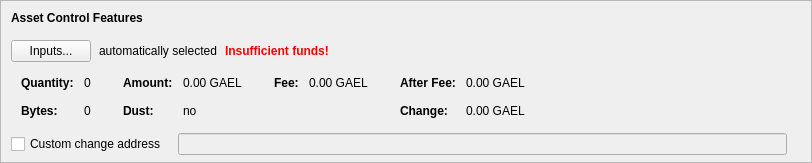
      <widget class="QFrame" name="frameAssetControl">
       <property name="sizePolicy">
        <sizepolicy hsizetype="Expanding" vsizetype="Fixed">
         <horstretch>0</horstretch>
         <verstretch>0</verstretch>
        </sizepolicy>
       </property>
       <property name="maximumSize">
        <size>
         <width>16777215</width>
         <height>16777215</height>
        </size>
       </property>
       <property name="frameShape">
        <enum>QFrame::StyledPanel</enum>
       </property>
       <property name="frameShadow">
        <enum>QFrame::Sunken</enum>
       </property>
       <layout class="QVBoxLayout" name="verticalLayoutAssetControl2">
        <property name="spacing">
         <number>0</number>
        </property>
        <property name="leftMargin">
         <number>0</number>
        </property>
        <property name="topMargin">
         <number>0</number>
        </property>
        <property name="rightMargin">
         <number>0</number>
        </property>
        <property name="bottomMargin">
         <number>6</number>
        </property>
        <item>
         <layout class="QVBoxLayout" name="verticalLayoutAssetControl" stretch="0,0,0,0,1">
          <property name="spacing">
           <number>0</number>
          </property>
          <property name="leftMargin">
           <number>10</number>
          </property>
          <property name="topMargin">
           <number>10</number>
          </property>
          <item>
           <layout class="QHBoxLayout" name="horizontalLayoutAssetControl1">
            <property name="bottomMargin">
             <number>15</number>
            </property>
            <item>
             <widget class="QLabel" name="labelAssetControlFeatures">
              <property name="sizePolicy">
               <sizepolicy hsizetype="Preferred" vsizetype="Maximum">
                <horstretch>0</horstretch>
                <verstretch>0</verstretch>
               </sizepolicy>
              </property>
              <property name="font">
               <font>
                <weight>75</weight>
                <bold>true</bold>
               </font>
              </property>
              <property name="styleSheet">
               <string notr="true">font-weight:bold;</string>
              </property>
              <property name="text">
               <string>Asset Control Features</string>
              </property>
             </widget>
            </item>
           </layout>
          </item>
          <item>
           <layout class="QHBoxLayout" name="horizontalLayoutAssetControl2" stretch="0,0,0,0">
            <property name="spacing">
             <number>8</number>
            </property>
            <property name="bottomMargin">
             <number>10</number>
            </property>
            <item>
             <widget class="QPushButton" name="pushButtonAssetControl">
              <property name="styleSheet">
               <string notr="true"/>
              </property>
              <property name="text">
               <string>Inputs...</string>
              </property>
              <property name="autoDefault">
               <bool>false</bool>
              </property>
             </widget>
            </item>
            <item>
             <widget class="QLabel" name="labelAssetControlAutomaticallySelected">
              <property name="text">
               <string>automatically selected</string>
              </property>
              <property name="margin">
               <number>5</number>
              </property>
             </widget>
            </item>
            <item>
             <widget class="QLabel" name="labelAssetControlInsuffFunds">
              <property name="font">
               <font>
                <weight>75</weight>
                <bold>true</bold>
               </font>
              </property>
              <property name="styleSheet">
               <string notr="true">color:red;font-weight:bold;</string>
              </property>
              <property name="text">
               <string>Insufficient funds!</string>
              </property>
              <property name="margin">
               <number>5</number>
              </property>
             </widget>
            </item>
            <item>
             <spacer name="horizontalSpacerAssetControl">
              <property name="orientation">
               <enum>Qt::Horizontal</enum>
              </property>
              <property name="sizeHint" stdset="0">
               <size>
                <width>40</width>
                <height>1</height>
               </size>
              </property>
             </spacer>
            </item>
           </layout>
          </item>
          <item>
           <widget class="QWidget" name="widgetAssetControl" native="true">
            <property name="sizePolicy">
             <sizepolicy hsizetype="Preferred" vsizetype="Preferred">
              <horstretch>0</horstretch>
              <verstretch>0</verstretch>
             </sizepolicy>
            </property>
            <property name="minimumSize">
             <size>
              <width>0</width>
              <height>0</height>
             </size>
            </property>
            <property name="styleSheet">
             <string notr="true"/>
            </property>
            <layout class="QHBoxLayout" name="horizontalLayoutAssetControl5">
             <property name="leftMargin">
              <number>0</number>
             </property>
             <property name="topMargin">
              <number>0</number>
             </property>
             <property name="rightMargin">
              <number>0</number>
             </property>
             <property name="bottomMargin">
              <number>0</number>
             </property>
             <item>
              <layout class="QHBoxLayout" name="horizontalLayoutAssetControl3" stretch="0,0,0,1">
               <property name="spacing">
                <number>20</number>
               </property>
               <property name="topMargin">
                <number>0</number>
               </property>
               <property name="bottomMargin">
                <number>10</number>
               </property>
               <item>
                <layout class="QFormLayout" name="formLayoutAssetControl1">
                 <property name="horizontalSpacing">
                  <number>10</number>
                 </property>
                 <property name="verticalSpacing">
                  <number>14</number>
                 </property>
                 <property name="leftMargin">
                  <number>10</number>
                 </property>
                 <property name="topMargin">
                  <number>4</number>
                 </property>
                 <property name="rightMargin">
                  <number>6</number>
                 </property>
                 <item row="0" column="0">
                  <widget class="QLabel" name="labelAssetControlQuantityText">
                   <property name="font">
                    <font>
                     <weight>75</weight>
                     <bold>true</bold>
                    </font>
                   </property>
                   <property name="text">
                    <string>Quantity:</string>
                   </property>
                   <property name="margin">
                    <number>0</number>
                   </property>
                  </widget>
                 </item>
                 <item row="0" column="1">
                  <widget class="QLabel" name="labelAssetControlQuantity">
                   <property name="cursor">
                    <cursorShape>IBeamCursor</cursorShape>
                   </property>
                   <property name="contextMenuPolicy">
                    <enum>Qt::ActionsContextMenu</enum>
                   </property>
                   <property name="text">
                    <string notr="true">0</string>
                   </property>
                   <property name="margin">
                    <number>0</number>
                   </property>
                   <property name="textInteractionFlags">
                    <set>Qt::LinksAccessibleByMouse|Qt::TextSelectableByKeyboard|Qt::TextSelectableByMouse</set>
                   </property>
                  </widget>
                 </item>
                 <item row="1" column="0">
                  <widget class="QLabel" name="labelAssetControlBytesText">
                   <property name="font">
                    <font>
                     <weight>75</weight>
                     <bold>true</bold>
                    </font>
                   </property>
                   <property name="text">
                    <string>Bytes:</string>
                   </property>
                  </widget>
                 </item>
                 <item row="1" column="1">
                  <widget class="QLabel" name="labelAssetControlBytes">
                   <property name="cursor">
                    <cursorShape>IBeamCursor</cursorShape>
                   </property>
                   <property name="contextMenuPolicy">
                    <enum>Qt::ActionsContextMenu</enum>
                   </property>
                   <property name="text">
                    <string notr="true">0</string>
                   </property>
                   <property name="textInteractionFlags">
                    <set>Qt::LinksAccessibleByMouse|Qt::TextSelectableByKeyboard|Qt::TextSelectableByMouse</set>
                   </property>
                  </widget>
                 </item>
                </layout>
               </item>
               <item>
                <layout class="QFormLayout" name="formLayoutAssetControl2">
                 <property name="horizontalSpacing">
                  <number>10</number>
                 </property>
                 <property name="verticalSpacing">
                  <number>14</number>
                 </property>
                 <property name="leftMargin">
                  <number>6</number>
                 </property>
                 <property name="topMargin">
                  <number>4</number>
                 </property>
                 <property name="rightMargin">
                  <number>6</number>
                 </property>
                 <item row="0" column="0">
                  <widget class="QLabel" name="labelAssetControlAmountText">
                   <property name="font">
                    <font>
                     <weight>75</weight>
                     <bold>true</bold>
                    </font>
                   </property>
                   <property name="text">
                    <string>Amount:</string>
                   </property>
                   <property name="margin">
                    <number>0</number>
                   </property>
                  </widget>
                 </item>
                 <item row="0" column="1">
                  <widget class="QLabel" name="labelAssetControlAmount">
                   <property name="cursor">
                    <cursorShape>IBeamCursor</cursorShape>
                   </property>
                   <property name="contextMenuPolicy">
                    <enum>Qt::ActionsContextMenu</enum>
                   </property>
                   <property name="text">
                    <string notr="true">0.00 GAEL</string>
                   </property>
                   <property name="textInteractionFlags">
                    <set>Qt::LinksAccessibleByMouse|Qt::TextSelectableByKeyboard|Qt::TextSelectableByMouse</set>
                   </property>
                  </widget>
                 </item>
                 <item row="1" column="0">
                  <widget class="QLabel" name="labelAssetControlLowOutputText">
                   <property name="font">
                    <font>
                     <weight>75</weight>
                     <bold>true</bold>
                    </font>
                   </property>
                   <property name="text">
                    <string>Dust:</string>
                   </property>
                  </widget>
                 </item>
                 <item row="1" column="1">
                  <widget class="QLabel" name="labelAssetControlLowOutput">
                   <property name="cursor">
                    <cursorShape>IBeamCursor</cursorShape>
                   </property>
                   <property name="contextMenuPolicy">
                    <enum>Qt::ActionsContextMenu</enum>
                   </property>
                   <property name="text">
                    <string notr="true">no</string>
                   </property>
                   <property name="textInteractionFlags">
                    <set>Qt::LinksAccessibleByMouse|Qt::TextSelectableByKeyboard|Qt::TextSelectableByMouse</set>
                   </property>
                  </widget>
                 </item>
                </layout>
               </item>
               <item>
                <layout class="QFormLayout" name="formLayoutAssetControl3">
                 <property name="horizontalSpacing">
                  <number>10</number>
                 </property>
                 <property name="verticalSpacing">
                  <number>14</number>
                 </property>
                 <property name="leftMargin">
                  <number>6</number>
                 </property>
                 <property name="topMargin">
                  <number>4</number>
                 </property>
                 <property name="rightMargin">
                  <number>6</number>
                 </property>
                 <item row="0" column="0">
                  <widget class="QLabel" name="labelAssetControlFeeText">
                   <property name="font">
                    <font>
                     <weight>75</weight>
                     <bold>true</bold>
                    </font>
                   </property>
                   <property name="text">
                    <string>Fee:</string>
                   </property>
                   <property name="margin">
                    <number>0</number>
                   </property>
                  </widget>
                 </item>
                 <item row="0" column="1">
                  <widget class="QLabel" name="labelAssetControlFee">
                   <property name="cursor">
                    <cursorShape>IBeamCursor</cursorShape>
                   </property>
                   <property name="contextMenuPolicy">
                    <enum>Qt::ActionsContextMenu</enum>
                   </property>
                   <property name="text">
                    <string notr="true">0.00 GAEL</string>
                   </property>
                   <property name="textInteractionFlags">
                    <set>Qt::LinksAccessibleByMouse|Qt::TextSelectableByKeyboard|Qt::TextSelectableByMouse</set>
                   </property>
                  </widget>
                 </item>
                </layout>
               </item>
               <item>
                <layout class="QFormLayout" name="formLayoutAssetControl4">
                 <property name="horizontalSpacing">
                  <number>10</number>
                 </property>
                 <property name="verticalSpacing">
                  <number>14</number>
                 </property>
                 <property name="leftMargin">
                  <number>6</number>
                 </property>
                 <property name="topMargin">
                  <number>4</number>
                 </property>
                 <property name="rightMargin">
                  <number>6</number>
                 </property>
                 <item row="0" column="0">
                  <widget class="QLabel" name="labelAssetControlAfterFeeText">
                   <property name="font">
                    <font>
                     <weight>75</weight>
                     <bold>true</bold>
                    </font>
                   </property>
                   <property name="text">
                    <string>After Fee:</string>
                   </property>
                   <property name="margin">
                    <number>0</number>
                   </property>
                  </widget>
                 </item>
                 <item row="0" column="1">
                  <widget class="QLabel" name="labelAssetControlAfterFee">
                   <property name="cursor">
                    <cursorShape>IBeamCursor</cursorShape>
                   </property>
                   <property name="contextMenuPolicy">
                    <enum>Qt::ActionsContextMenu</enum>
                   </property>
                   <property name="text">
                    <string notr="true">0.00 GAEL</string>
                   </property>
                   <property name="textInteractionFlags">
                    <set>Qt::LinksAccessibleByMouse|Qt::TextSelectableByKeyboard|Qt::TextSelectableByMouse</set>
                   </property>
                  </widget>
                 </item>
                 <item row="1" column="0">
                  <widget class="QLabel" name="labelAssetControlChangeText">
                   <property name="font">
                    <font>
                     <weight>75</weight>
                     <bold>true</bold>
                    </font>
                   </property>
                   <property name="text">
                    <string>Change:</string>
                   </property>
                  </widget>
                 </item>
                 <item row="1" column="1">
                  <widget class="QLabel" name="labelAssetControlChange">
                   <property name="cursor">
                    <cursorShape>IBeamCursor</cursorShape>
                   </property>
                   <property name="contextMenuPolicy">
                    <enum>Qt::ActionsContextMenu</enum>
                   </property>
                   <property name="text">
                    <string notr="true">0.00 GAEL</string>
                   </property>
                   <property name="textInteractionFlags">
                    <set>Qt::LinksAccessibleByMouse|Qt::TextSelectableByKeyboard|Qt::TextSelectableByMouse</set>
                   </property>
                  </widget>
                 </item>
                </layout>
               </item>
              </layout>
             </item>
            </layout>
           </widget>
          </item>
          <item>
           <layout class="QHBoxLayout" name="horizontalLayoutAssetControl4" stretch="0,0,0">
            <property name="spacing">
             <number>12</number>
            </property>
            <property name="sizeConstraint">
             <enum>QLayout::SetDefaultConstraint</enum>
            </property>
            <property name="topMargin">
             <number>5</number>
            </property>
            <property name="rightMargin">
             <number>5</number>
            </property>
            <item>
             <widget class="QCheckBox" name="checkBoxAssetControlChange">
              <property name="toolTip">
               <string>If this is activated, but the change address is empty or invalid, change will be sent to a newly generated address.</string>
              </property>
              <property name="text">
               <string>Custom change address</string>
              </property>
             </widget>
            </item>
            <item>
             <widget class="QValidatedLineEdit" name="lineEditAssetControlChange">
              <property name="enabled">
               <bool>false</bool>
              </property>
              <property name="sizePolicy">
               <sizepolicy hsizetype="Expanding" vsizetype="Fixed">
                <horstretch>0</horstretch>
                <verstretch>0</verstretch>
               </sizepolicy>
              </property>
             </widget>
            </item>
            <item>
             <widget class="QLabel" name="labelAssetControlChangeLabel">
              <property name="sizePolicy">
               <sizepolicy hsizetype="Preferred" vsizetype="Expanding">
                <horstretch>0</horstretch>
                <verstretch>0</verstretch>
               </sizepolicy>
              </property>
              <property name="minimumSize">
               <size>
                <width>0</width>
                <height>0</height>
               </size>
              </property>
              <property name="text">
               <string/>
              </property>
              <property name="margin">
               <number>3</number>
              </property>
             </widget>
            </item>
           </layout>
          </item>
          <item>
           <spacer name="verticalSpacerAssetControl">
            <property name="orientation">
             <enum>Qt::Vertical</enum>
            </property>
            <property name="sizeHint" stdset="0">
             <size>
              <width>800</width>
              <height>1</height>
             </size>
            </property>
           </spacer>
          </item>
         </layout>
        </item>
       </layout>
      </widget>
